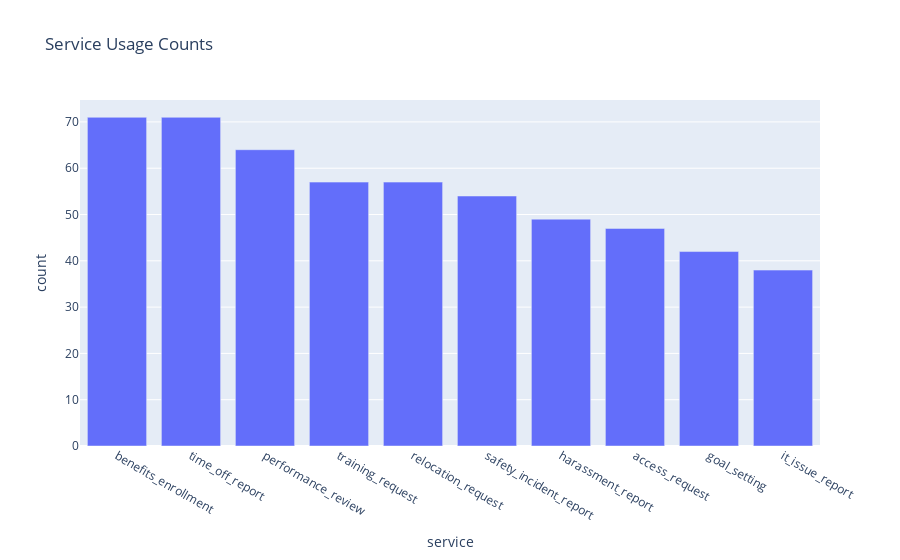

Write notebook code for a chart like this one.
### Markdown cell above
### The distribution of service

### Code cell
# Convert the value_counts Series to a DataFrame
service_counts = df['service'].value_counts().reset_index()
service_counts.columns = ['service', 'count']

fig = px.bar(service_counts, x="service", y="count", title='Service Usage Counts', barmode="group")
fig.show()

### Figure 1 — Plotly figure (JSON) as saved in the notebook; plotly's stock layout.template omitted (floating-point values rounded to 4 significant figures)
{"data": [{"alignmentgroup": "True", "hovertemplate": "service=%{x}<br>count=%{y}<extra></extra>", "legendgroup": "", "marker": {"color": "#636efa", "pattern": {"shape": ""}}, "name": "", "offsetgroup": "", "orientation": "v", "showlegend": false, "textposition": "auto", "type": "bar", "x": ["benefits_enrollment", "time_off_report", "performance_review", "training_request", "relocation_request", "safety_incident_report", "harassment_report", "access_request", "goal_setting", "it_issue_report"], "xaxis": "x", "y": [71, 71, 64, 57, 57, 54, 49, 47, 42, 38], "yaxis": "y"}], "layout": {"barmode": "group", "legend": {"tracegroupgap": 0}, "title": {"text": "Service Usage Counts"}, "xaxis": {"anchor": "y", "domain": [0, 1], "title": {"text": "service"}}, "yaxis": {"anchor": "x", "domain": [0, 1], "title": {"text": "count"}}}}
